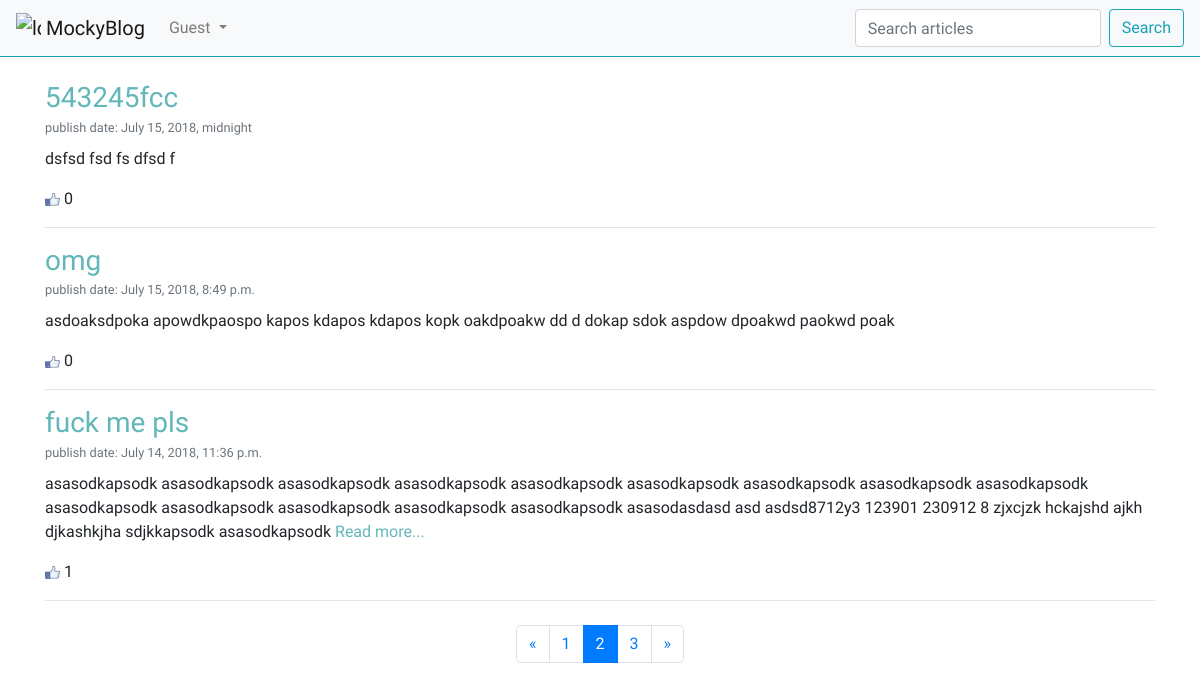
The app's page /page/2/, older data.
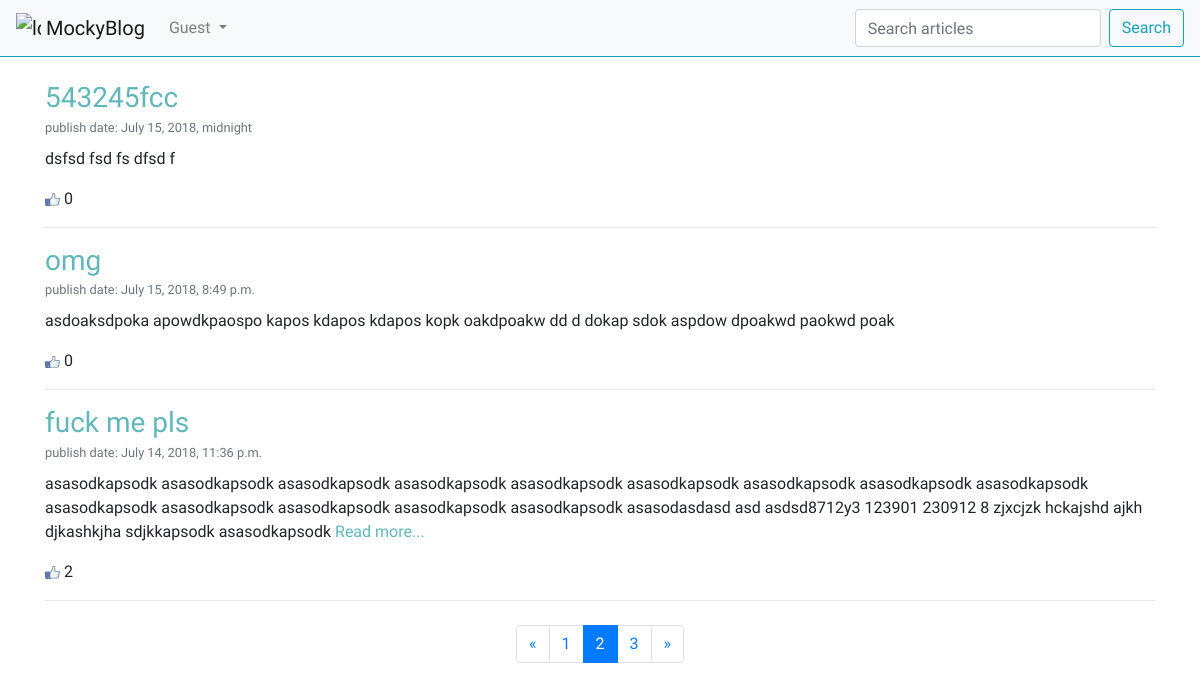
The same page, newer data.
### article/models.py (models this page shows, shortened)
class Article(models.Model):
    class Meta:
        db_table = "Article"
    article_title = models.CharField(max_length=200)
    article_text = models.TextField()
    article_date = models.DateTimeField(null=True)
    article_likes = models.IntegerField(default=0)

### article/views.py (the view)
# urls.py: url(r'^page/(\d+)/$', views.articles, name="post_with_pages"),
def articles(request, page_number=1):
    all_articles = Article.objects.all()[::-1]
    current_page = Paginator(all_articles, 3)
    return render(request, template_name='article/articles.html',
                  context={
                      'articles': current_page.page(page_number),
                      'user': auth.get_user(request)
                  })

### article/templates/article/articles.html (shortened to what the changed rows need)
{% extends 'index.html' %}
{% load static %}
{% block article %}
    <main>
        {% if search_res %}
            <div class="container mt-4">
                {% for article in search_res %}
                    <h3 class="mb-0 pb-0">
                        <a style="color: #62B7B9" href="/article/{{ article.id }}/">{{ article.article_title }}</a>
                    </h3>
                    <small class="text-muted mt-0 pt-0">publish date: {{ article.article_date }}</small>
                    <div class="article_text mt-2 mb-0">
                        {% if article.article_text|length < 300 %}
                            <p> {{ article.article_text }}</p>
                        {% else %}
                            <p>
                                {{ article.article_text|slice:"0:300" }}
                                <a style="color: #62B7B9" href="/article/{{ article.id }}/">Read more...</a>
                            </p>
                        {% endif %}
                    </div>
                    <div class="mt-0">
                        <a href="/article/addlike/{{ article.id }}/">
                            <img src='{% static "likes.png" %}' width="15" alt="likes">
                        </a>
                        {{ article.article_likes }}
                    </div>
                    <hr>
                {% endfor %}
            </div>
            <div class="container mt-4">
                <nav aria-label="Page navigation">
                    <ul class="pagination justify-content-center">
                        {% if search_res.has_previous %}
                            <li class="page-item">
                                <a class="page-link" href="/find/{{ search_res.previous_page_number }}/?q={{ q }}"
                                   aria-label="Previous">
                                    <span aria-hidden="true">&laquo;</span>
                                    <span class="sr-only">Previous</span>
                                </a>
                            </li>
                        {% else %}
                            <li class="page-item disabled">
                                <a class="page-link" href="" aria-label="Previous">
                                    <span aria-hidden="true">&laquo;</span>
                                    <span class="sr-only">Previous</span>
                                </a>
                            </li>
                        {% endif %}
                        {% for page in search_res.paginator.page_range %}
                            {% if page == search_res.number %}
                                <li class="page-item active">
                                    <a class="page-link" href="/find/{{ page }}//?q={{ q }}">
                                        {{ page }}
                                        <span class="sr-only">(current)</span>
                                    </a>
                                </li>
                            {% else %}
                                <li class="page-item"><a href="/find/{{ page }}/?q={{ q }}"
                                                         class="page-link">{{ page }}</a></li>
                            {% endif %}
                        {% endfor %}
                        {% if search_res.has_next %}
                            <li class="page-item">
                                <a class="page-link" href="/find/{{ search_res.next_page_number }}/?q={{ q }}">&raquo;</a>
                            </li>
                        {% else %}
                            <li class="page-item disabled">
                                <a class="page-link" href="">&raquo;</a>
                            </li>
                        {% endif %}
                    </ul>
                </nav>
            </div>
        {% else %}
            <div class="container mt-4">
                {% for article in articles %}
                    <h3 class="mb-0 pb-0">
                        <a style="color: #62B7B9" href="/article/{{ article.id }}/">{{ article.article_title }}</a>
                    </h3>
                    <small class="text-muted mt-0 pt-0">publish date: {{ article.article_date }}</small>
                    <div class="article_text mt-2 mb-0">
                        {% if article.article_text|length < 300 %}
                            <p> {{ article.article_text }}</p>
                        {% else %}
                            <p>
                                {{ article.article_text|slice:"0:300" }}
                                <a style="color: #62B7B9" href="/article/{{ article.id }}">Read more...</a>
                            </p>
                        {% endif %}
                    </div>
                    <div class="mt-0">
                        <a href="/article/addlike/{{ article.id }}/">
                            <img src='{% static "likes.png" %}' width="15" alt="likes">
                        </a>
                        {{ article.article_likes }}
                    </div>
                    <hr>
                {% endfor %}
            </div>
        {% endif %}
    </main>
{% endblock %}

Row changes from the older to the newer data that the page shows:
changed Article "fuck me pls": article_likes "1" → "2"
